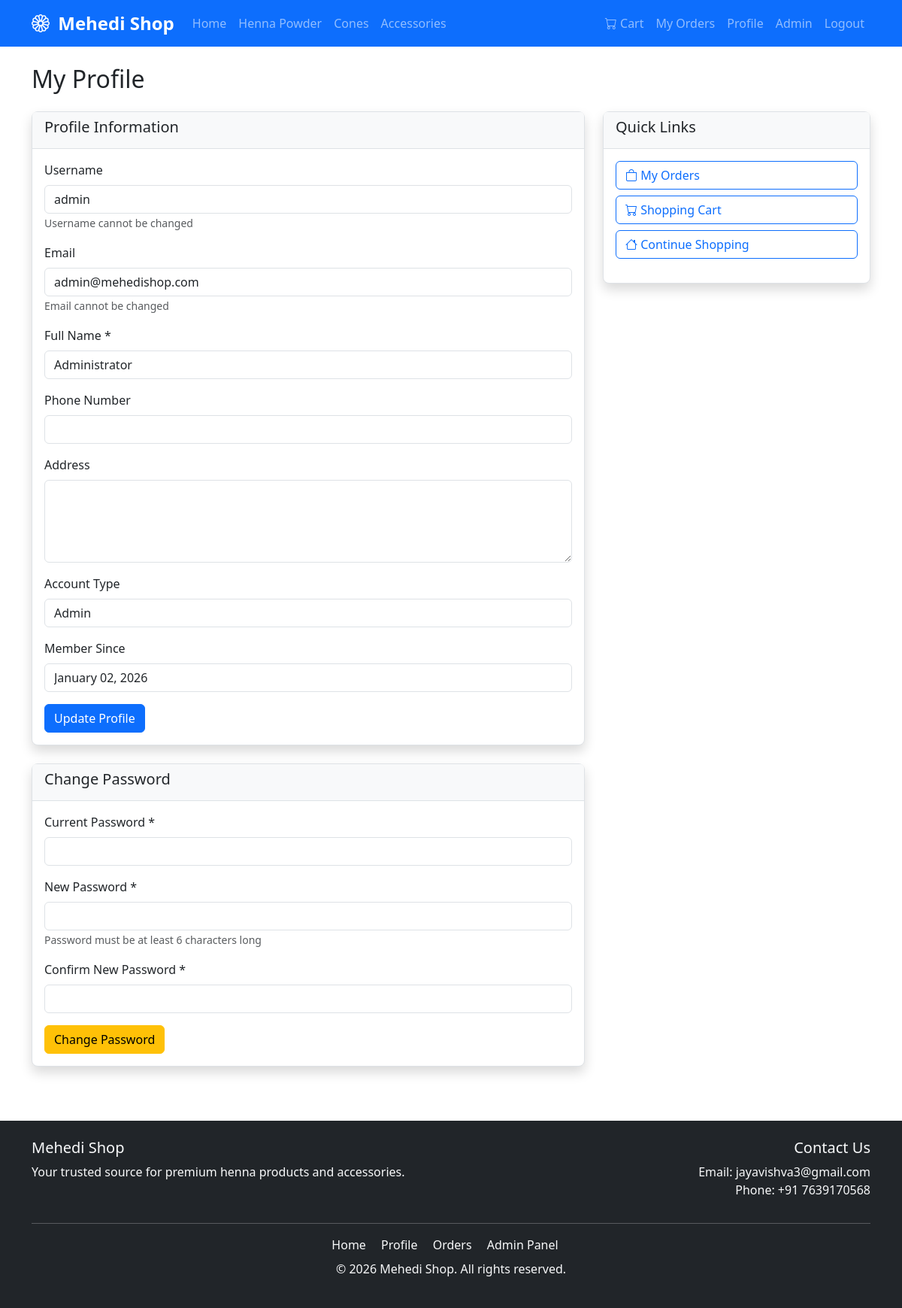
The app's page /profile.php (signed in) with its own data.
### tables this page shows
CREATE TABLE IF NOT EXISTS users (
    id INT AUTO_INCREMENT PRIMARY KEY,
    username VARCHAR(50) UNIQUE NOT NULL,
    email VARCHAR(100) UNIQUE NOT NULL,
    password VARCHAR(255) NOT NULL,
    full_name VARCHAR(100) NOT NULL,
    phone VARCHAR(20),
    address TEXT,
    role ENUM('admin', 'customer') DEFAULT 'customer',
    created_at TIMESTAMP DEFAULT CURRENT_TIMESTAMP
);

### includes/functions.php (called while the page is built, shortened)
<?php
function getUserById($conn, $user_id) {
    $stmt = $conn->prepare("SELECT * FROM users WHERE id = ?");
    $stmt->bind_param("i", $user_id);
    $stmt->execute();
    $result = $stmt->get_result();
    return $result->fetch_assoc();
}
?>

### profile.php (the view, shortened to what this page needs)
<?php
require_once 'includes/header.php';
$conn = getDBConnection();
$user = getUserById($conn, $_SESSION['user_id']);
?>
<h2 class="mb-4">My Profile</h2>
<div class="row">
    <div class="col-md-8">
        <div class="card shadow mb-4">
            <div class="card-header">
                <h5>Profile Information</h5>
            </div>
            <div class="card-body">
                <form method="POST" action="">
                    <div class="mb-3">
                        <label for="username" class="form-label">Username</label>
                        <input type="text" class="form-control" id="username"
                               value="<?php echo htmlspecialchars($user['username']); ?>" readonly>
                        <small class="text-muted">Username cannot be changed</small>
                    </div>
                    <div class="mb-3">
                        <label for="email" class="form-label">Email</label>
                        <input type="email" class="form-control" id="email"
                               value="<?php echo htmlspecialchars($user['email']); ?>" readonly>
                        <small class="text-muted">Email cannot be changed</small>
                    </div>
                    <div class="mb-3">
                        <label for="full_name" class="form-label">Full Name *</label>
                        <input type="text" class="form-control" id="full_name" name="full_name"
                               value="<?php echo htmlspecialchars($user['full_name']); ?>" required>
                    </div>
                    <div class="mb-3">
                        <label for="phone" class="form-label">Phone Number</label>
                        <input type="tel" class="form-control" id="phone" name="phone"
                               value="<?php echo htmlspecialchars($user['phone'] ?? ''); ?>">
                    </div>
                    <div class="mb-3">
                        <label for="address" class="form-label">Address</label>
                        <textarea class="form-control" id="address" name="address" rows="4"><?php echo htmlspecialchars($user['address'] ?? ''); ?></textarea>
                    </div>
                    <div class="mb-3">
                        <label class="form-label">Account Type</label>
                        <input type="text" class="form-control"
                               value="<?php echo ucfirst($user['role']); ?>" readonly>
                    </div>
                    <div class="mb-3">
                        <label class="form-label">Member Since</label>
                        <input type="text" class="form-control"
                               value="<?php echo date('F d, Y', strtotime($user['created_at'])); ?>" readonly>
                    </div>
                    <button type="submit" class="btn btn-primary">Update Profile</button>
                </form>
            </div>
        </div>
        <div class="card shadow">
            <div class="card-header">
                <h5>Change Password</h5>
            </div>
            <div class="card-body">
                <form method="POST" action="">
                    <div class="mb-3">
                        <label for="current_password" class="form-label">Current Password *</label>
                        <input type="password" class="form-control" id="current_password" name="current_password" required>
                    </div>
                    <div class="mb-3">
                        <label for="new_password" class="form-label">New Password *</label>
                        <input type="password" class="form-control" id="new_password" name="new_password" required>
                        <small class="text-muted">Password must be at least 6 characters long</small>
                    </div>
                    <div class="mb-3">
                        <label for="confirm_password" class="form-label">Confirm New Password *</label>
                        <input type="password" class="form-control" id="confirm_password" name="confirm_password" required>
                    </div>
                    <button type="submit" name="change_password" class="btn btn-warning">Change Password</button>
                </form>
            </div>
        </div>
    </div>
    <div class="col-md-4">
        <div class="card shadow">
            <div class="card-header">
                <h5>Quick Links</h5>
            </div>
            <div class="card-body">
                <ul class="list-unstyled">
                    <li class="mb-2">
                        <a href="orders.php" class="btn btn-outline-primary w-100 text-start">
                            <i class="bi bi-bag"></i> My Orders
                        </a>
                    </li>
                    <li class="mb-2">
                        <a href="cart.php" class="btn btn-outline-primary w-100 text-start">
                            <i class="bi bi-cart"></i> Shopping Cart
                        </a>
                    </li>
                    <li class="mb-2">
                        <a href="index.php" class="btn btn-outline-primary w-100 text-start">
                            <i class="bi bi-house"></i> Continue Shopping
                        </a>
                    </li>
                </ul>
            </div>
        </div>
    </div>
</div>
<?php require_once 'includes/footer.php'; ?>

### assets/css/style.css (style rules this page uses)
:root { --primary-color: #0d6efd; --secondary-color: #6c757d; --success-color: #198754; --danger-color: #dc3545; --warning-color: #ffc107; --info-color: #0dcaf0; --light-color: #f8f9fa; --dark-color: #212529; }
body { font-family: 'Segoe UI', Tahoma, Geneva, Verdana, sans-serif; min-height: 100vh; display: flex; flex-direction: column; }
.card { transition: box-shadow 0.3s ease; border: none; }
.btn-primary { background-color: var(--primary-color); border-color: var(--primary-color); }
.card { border-radius: 8px; border: 1px solid #dee2e6; }
.card-header { background-color: var(--light-color); border-bottom: 1px solid #dee2e6; font-weight: 600; }

### records on screen
users: username "admin", email "admin@mehedishop.com", full_name "Administrator", role "Admin", created_at "January 02, 2026"
